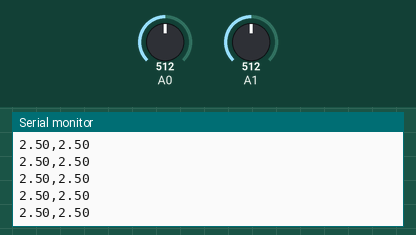
This sketch was run on a simulated Arduino Uno, built with avr-gcc and run on an emulated ATmega328P. Shown: the last lines printed to the serial monitor. Inputs (shaded band) come from the test bench; at power-on: A0 = 512, A1 = 512.

Above: at 1.2 s.
1.3 s: A0 set to 716
At 2.4 s:
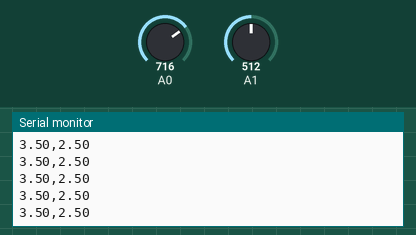
2.8 s: A1 set to 716
At 3.4 s:
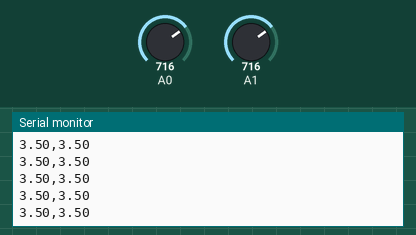
4.3 s: A0 set to 900
At 5.0 s:
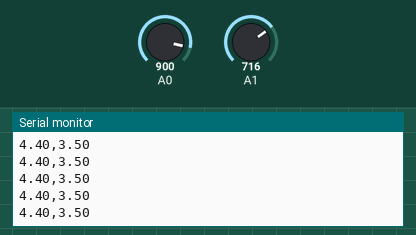
7.3 s: A1 set to 900
At 8.1 s:
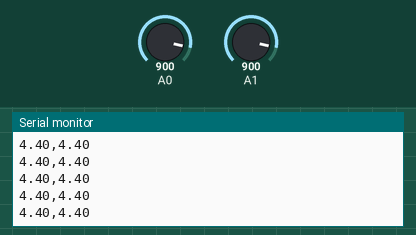
Timing chart, 0 to 9.8 s (numbered marks = the images above; inputs shaded):
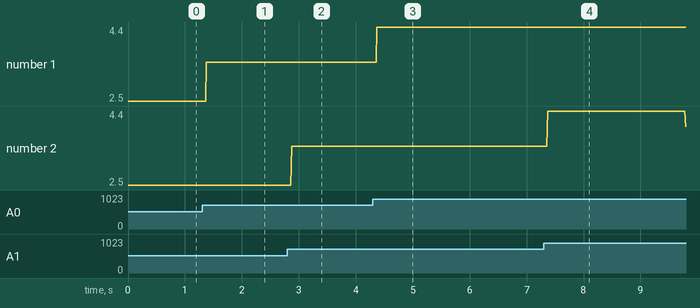

The sketch:

schmitt_trigger_oscillator.ino
```cpp
// (licence header left out)
// 74HC14 Schmitt Trigger
//
//           +-\/-+
//      1A  1|    |14 Vcc
//      1Y  2|    |13 6A
//      2A  3|    |12 6Y
//      2Y  4|    |11 5A
//      3A  5|    |10 5Y
//      3Y  6|    |9  4A
//      GND 7|    |8  4Y
//           +----+

// Oscillator
// C 10u  - 1A-GND
// R 150k - 1A-1Y

// LED
// Red    - 1Y-R 1k-LED-GND

// Arduino
// A0     - 1A
// A1     - 1Y

const double vref = 5.0;

void setup() {
  Serial.begin(9600);
}

void loop() {
  double a0 = analogRead(A0) * vref / 1023.0;
  double a1 = analogRead(A1) * vref / 1023.0;

  Serial.print(a0);
  Serial.print(",");
  Serial.print(a1);
  Serial.println("");
}
```

Measured:
- after the input at 1.3 s, the serial monitor: prints a new line after 0.07 s (image 1)
- after the input at 2.8 s, the serial monitor: prints a new line after 0.07 s (image 2)
- after the input at 4.3 s, the serial monitor: prints a new line after 0.07 s (image 3)
- after the input at 7.3 s, the serial monitor: prints a new line after 0.07 s (image 4)
- plotted number 1: 2.5 → 3.5 after the input at 1.3 s, 3.5 → 4.4 after the input at 4.3 s
- plotted number 2: 3.5 → 4 after the input at 7.3 s
